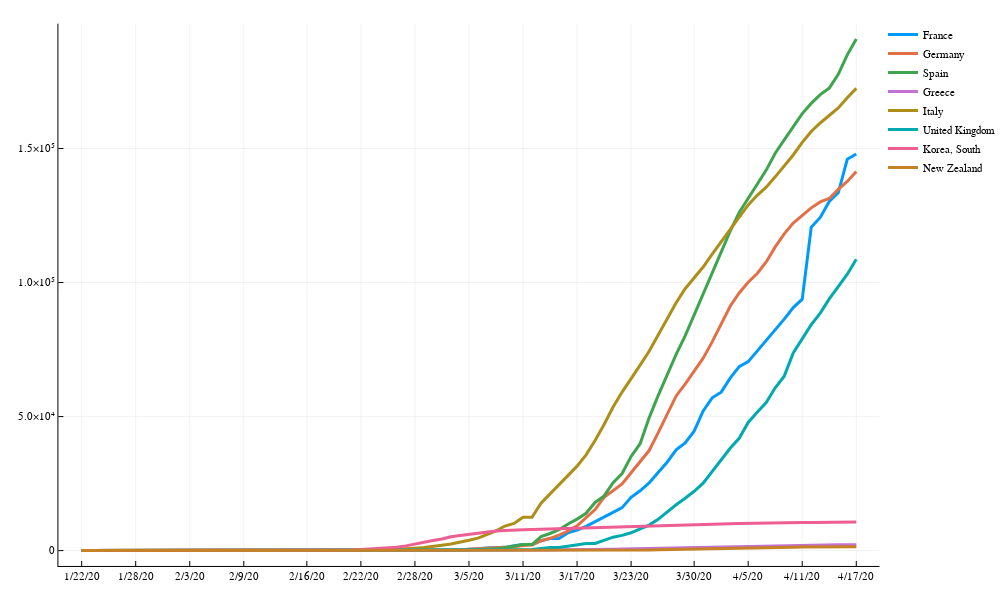

Write notebook code for a chart like this one.
### Markdown cell above
### Or, we could look at other countries (note that there is a subtelity here that becomes somewhat fiddly when data for dependencies or states/provinces/regions are given seperately. Also, the US is not here, they're in a seperate file.

### Code cell
plot(ddays,x,label=othercountries,lw=3,size=(1000,600))
